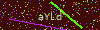

Write Python code to recreate this figure.
#!/usr/bin/env python
# -*- coding=utf-8 -*-

import random
import string

from PIL import Image,ImageDraw,ImageFont

class Captcha(object):
    '''
    绘制图片验证码
    '''
    number = 4
    size = (100,30)
    fontsize = 25
    line_number = 2

    SOURCE = list(string.ascii_letters)
    for index in range(0,10):
        SOURCE.append(index)



    #绘制干扰线
    @classmethod
    def __gene_line(cls,draw,width,height):
        begin = (random.randint(0,width),random.randint(0,height))
        end = (random.randint(0,width),random.randint(0,height))
        draw.line([begin,end],fill=cls.__gene_random_color(),width=2)


    #绘制干扰点
    @classmethod
    def __gene_point(cls,draw,point_chance,width,height):
        chance = min(100,max(0,int(point_chance)))
        for w in range(width):
            for h in range(height):
                tmp = random.randint(0,100)
                if tmp >100 - chance:
                    draw.point((w,h),fill=cls.__gene_random_color())

    #生成随机颜色
    @classmethod
    def __gene_random_color(cls,start=0,end=255):
        random.seed()
        return (random.randint(start,end),random.randint(start,end),random.randint(start,end))

    #生成一个字体
    @classmethod
    def __gene_random_font(cls):
        fonts = [
            # 'Courgette-Regular.ttf',
            # 'LHANDW.TTF',
            # 'Lobster-Regular.txt',
            'verdana.ttf'
        ]
        font = random.choice(fonts)
        return 'utils/'+font


    #随机生成一个字符串
    @classmethod
    def gene_text(cls,number):
        return ''.join(random.sample(cls.SOURCE,number))

    #生成验证码
    @classmethod
    def gene_graph_captcha(cls):
        width,height = cls.size

        image = Image.new('RGBA', (width,height),cls.__gene_random_color(0,100))
        font =  ImageFont.truetype(cls.__gene_random_font())
        draw = ImageDraw.Draw(image)
        text = cls.gene_text(cls.number)
        font_width,font_height = font.getsize(text)
        draw.text(((width-font_width)/2,(height-font_height)/2),text,font=font,fill=cls.__gene_random_color(155,255))
        for x in range(0,cls.line_number):
            cls.__gene_line(draw,width,height)

        cls.__gene_point(draw,10,width,height)
        with open('captcha.png','wb') as f:
            image.save(f)


        return (text,image)


if __name__ == '__main__':
    Captcha.gene_graph_captcha()
